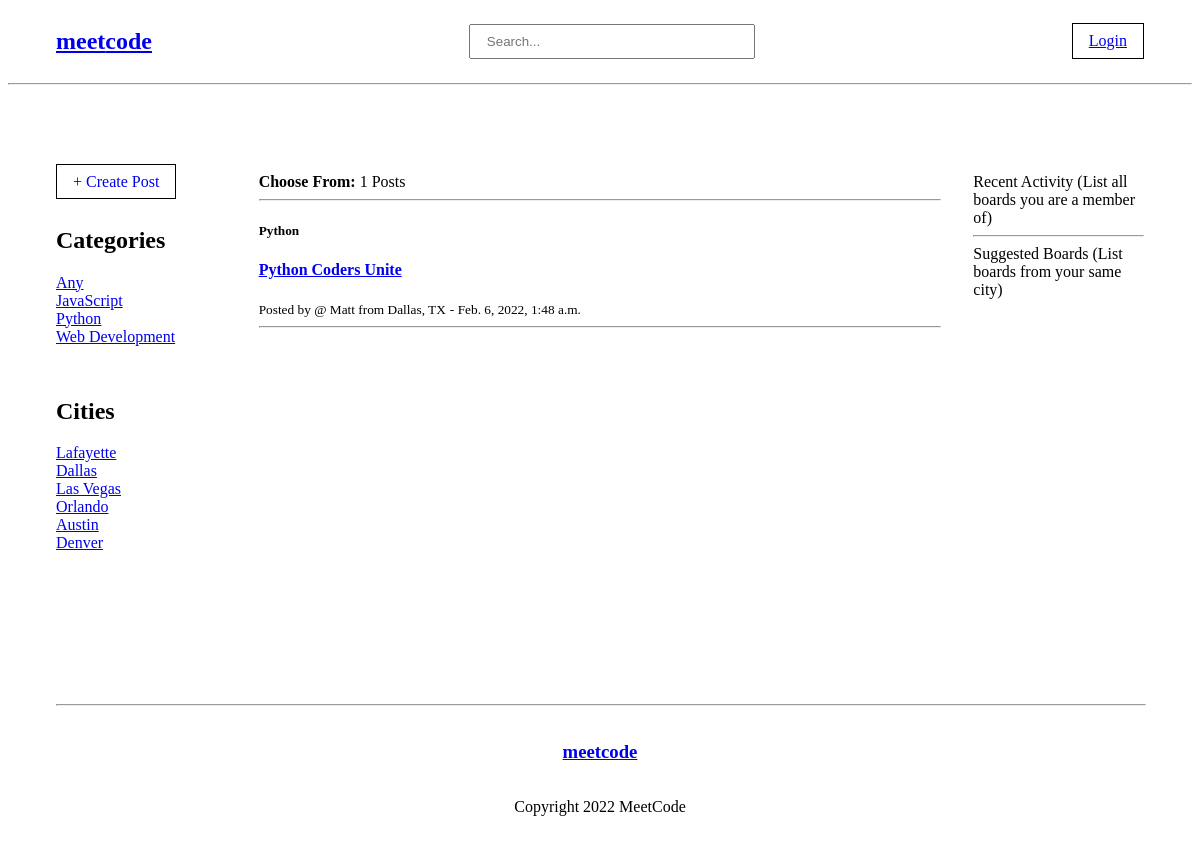
The page /?q=dallas on the database its author committed.
### base/models.py (models this page shows, shortened)
class Category(models.Model):
    name = models.CharField(max_length=50)
    def __str__(self):
        return self.name

class Board(models.Model):
    author = models.ForeignKey(User, on_delete=models.SET_NULL, null=True)
    category = models.ForeignKey(Category, on_delete=models.SET_NULL, null=True)
    city = models.CharField(max_length=30, null=True, blank=True)
    state = models.CharField(max_length=2, null=True, blank=True)
    name = models.CharField(max_length=200)
    description = models.TextField(null=True, blank=True)
    updated = models.DateTimeField(auto_now=True)
    created = models.DateTimeField(auto_now_add=True)
    class Meta:
        ordering = ['-updated', '-created']

### base/views.py (the view)
# urls.py: path("", views.home, name="home"),
def home(request):
    query = request.GET.get('q') if request.GET.get('q') != None else ''
    board_list = Board.objects.filter(
        Q(name__icontains=query) |
        Q(city__icontains=query) |
        Q(category__name__icontains=query)
    )
    board_count = board_list.count()
    categories = Category.objects.all()[:10]
    cities = Board.objects.all()[:10]
    context = {'board_list': board_list, 'board_count': board_count, 'categories': categories, 'cities': cities}
    return render(request, 'base/home.html', context)

### base/templates/base/home.html (shortened to what this page needs)
{% extends 'layout.html' %}
{% load humanize %}
{% block content %}
<div class="main-container">
    <div class="left-sidebar">
        <div class="new-post-container">
            <a class="new-post" href="{% url 'new-board' %}">+ Create Post</a>
        </div>
        <div class="category-container">
            <h2>Categories</h2>
            <a href="{% url 'home' %}">Any</a>
            {% for category in categories %}
                <div>
                    <a href="{% url 'home' %}?q={{category.name}}">{{category.name}}</a>
                </div>
            {% endfor %}
        </div>
        <div class="category-container">
            <h2>Cities</h2>
            {% for board in cities %}
                <div>
                    <a href="{% url 'home' %}?q={{board.city}}">{{board.city.title}}</a>
                </div>
            {% endfor %}
        </div>
    </div>
    <div class="content-container">
        <div>
          <span><strong>Choose From:</strong> {{board_count}} Posts</span>
          <hr>
        </div>
        {% for board in board_list %}
            <div>
                <h5>{{board.category}}</h5>
                <h4><a href="{% url 'board' board.id %}">{{board.name}}</a></h4>
                <span><small>Posted by @ {{board.author.username.title}} from {{board.city.title}}, {{board.state.upper}}</small></span>
                <span><small>- {{board.created}} </small></span>
                <hr>
            </div>
        {% endfor %}
    </div>
    <div class="right-sidebar">
        <div class="recent-container">
            Recent Activity
            (List all boards you are a member of)
         </div>
         <hr>
        <div class="suggested-container">
            Suggested Boards
            (List boards from your same city)
         </div>
    </div>
</div>
{% endblock content %}

### templates/layout.html (style rules this page uses)
.main-container { display: grid; grid-template-columns: 1fr 4fr 1fr; padding: 3rem; gap: 2rem; }
.content-container { padding: 2rem 0; }
.left-sidebar { padding: 2rem 0; }
.right-sidebar { padding: 2rem 0; }
.new-post-container { padding-top: 0; }
.new-post { text-decoration: none; border: 1px solid #000; padding: .5rem 1rem; }
.category-container { padding: 1rem 0; }

### rows shown on the page
Category: name "JavaScript"
Category: name "Python"
Category: name "Web Development"
Board: city "Lafayette"
Board: city "Dallas", category "Python", name "Python Coders Unite", author.username "Matt", state "TX", created "Feb. 6, 2022, 1:48 a.m."
Board: city "Las Vegas"
Board: city "Orlando"
Board: city "Austin"
Board: city "Denver"

### other values the page prints
{{ board_count }} "1"
